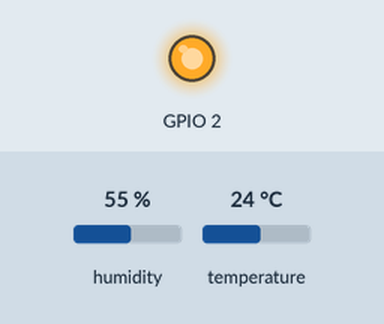
Recording of a sketch running on a simulated ESP8266 (Wemos D1 mini). Parts: output pins drawn as LEDs (lit = HIGH, except the on-board LED, lit = LOW). The inputs (shaded band) are chosen by the test bench; at power-on: humidity 55 %, temperature 24 °C. WiFi joins after 1.5 s; servers stay silent unless stated; uploads are accepted with an empty reply; what the sketch prints to the serial monitor is not drawn.

Above: at 0.1 s.
At 0.7 s:
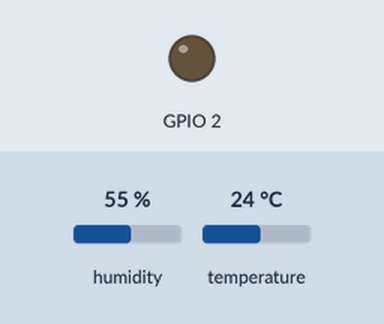
Timing chart, 0 to 2.7 s (numbered marks = the images above):
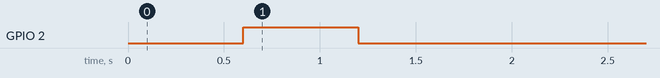

The sketch:

greenhousemonitor_esp8266.ino
```cpp
/*
    HTTP over TLS (HTTPS) example sketch
    This example demonstrates how to use
    WiFiClientSecure class to access HTTPS API.
    We fetch and display the status of
    esp8266/Arduino project continuous integration
    build.
    Limitations:
      only RSA certificates
      no support of Perfect Forward Secrecy (PFS)
      TLSv1.2 is supported since version 2.4.0-rc1
    Created by Ivan Grokhotkov, 2015.
    This example is in public domain.
*/

#include <ESP8266WiFi.h>
#include <WiFiClientSecure.h>
#include <WEMOS_SHT3X.h>

//needed for library
#include <DNSServer.h>
#include <ESP8266WebServer.h>
#include <WiFiManager.h>          //https://github.com/tzapu/WiFiManager

//for LED status
#include <Ticker.h>
Ticker ticker;

SHT3X sht30(0x45);

void tick()
{
  //toggle state
  int state = digitalRead(BUILTIN_LED);  // get the current state of GPIO1 pin
  digitalWrite(BUILTIN_LED, !state);     // set pin to the opposite state
}

//gets called when WiFiManager enters configuration mode
void configModeCallback (WiFiManager *myWiFiManager) {
  Serial.println("Entered config mode");
  Serial.println(WiFi.softAPIP());
  //if you used auto generated SSID, print it
  Serial.println(myWiFiManager->getConfigPortalSSID());
  //entered config mode, make led toggle faster
  ticker.attach(0.2, tick);
}


const char* ssid = "Bzest";
const char* password = "b1a8cabd8c3639252";

//const char* host[] = "178.62.107.140";
//const char* host = "178.62.107.140";
const char* server = "raspinall.me";

const int httpsPort = 443;


void setup() {
   // put your setup code here, to run once:
  Serial.begin(115200);

  //set led pin as output
  pinMode(BUILTIN_LED, OUTPUT);
  // start ticker with 0.5 because we start in AP mode and try to connect
  ticker.attach(0.6, tick);

  //WiFiManager
  //Local intialization. Once its business is done, there is no need to keep it around
  WiFiManager wifiManager;
  //reset settings - for testing
  //wifiManager.resetSettings();

  //set callback that gets called when connecting to previous WiFi fails, and enters Access Point mode
  wifiManager.setAPCallback(configModeCallback);

  //fetches ssid and pass and tries to connect
  //if it does not connect it starts an access point with the specified name
  //here  "AutoConnectAP"
  //and goes into a blocking loop awaiting configuration
  if (!wifiManager.autoConnect()) {
    Serial.println("failed to connect and hit timeout");
    //reset and try again, or maybe put it to deep sleep
    ESP.reset();
    delay(1000);
  }

  //if you get here you have connected to the WiFi
  Serial.println("connected...yeey :)");
  ticker.detach();
  //keep LED on
  digitalWrite(BUILTIN_LED, LOW);
}

void loop() {

  //Serial.setDebugOutput(true);
  // Use WiFiClientSecure class to create TLS connection
  WiFiClientSecure client;
  Serial.println("connecting to Server");
  //Serial.println(server);
  if (!client.connect(server, httpsPort)) {
    Serial.println("connection failed");
    return;
  }

if(sht30.get()==0){
    Serial.print("Tempermture in Celsius : ");
    Serial.println(sht30.cTemp);
    Serial.print("Temperature in Fahrenheit : ");
    Serial.println(sht30.fTemp);
    Serial.print("Relative Humidity : ");
    Serial.println(sht30.humidity);
    Serial.println();

    String url = "/api/temp?sensorid=2&temp=" + String(sht30.cTemp) + "&humidity=" + String(sht30.humidity) + "&accessToken=b1a8cabd8c";
    Serial.print("requesting URL: ");
    Serial.println(url);

    client.print(String("POST ") + url + " HTTP/1.1\r\n" +
                 "Host: " + server + "\r\n" +
                 "User-Agent: BuildFailureDetectorESP8266\r\n" +
                 "Connection: close\r\n\r\n");

    Serial.println("request sent");
    while (client.connected()) {
      String line = client.readStringUntil('\n');
      if (line == "\r") {
        Serial.println("headers received");
        break;
      }
    }
    String line = client.readStringUntil('\n');

    Serial.println("reply was:");
    Serial.println("==========");
    Serial.println(line);
    Serial.println("==========");
    Serial.println("closing connection");

  }
  else
  {
    Serial.println("Error!");
  }

    delay(10000);

}
```
